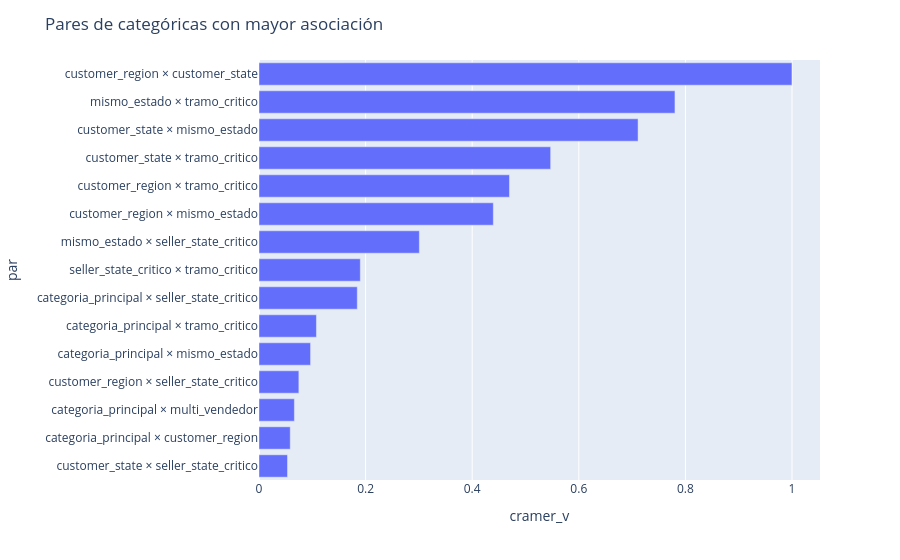

Notebook cell for this chart:
### Markdown cell above
# Analisis  Cramer

* toda la correlacion es geográfica
* customer_region y customer_state: V = 1. La región se deduce del estado. Quitams **customer_region**. tener las dos genera colinealidad perfecta.
*

### Code cell
pares = (mc.filter("var1 < var2")
           .withColumn("par", F.concat_ws(" × ", "var1", "var2"))
           .orderBy(F.desc("cramer_v")).limit(15))
fig = pares.plot.barh(x="cramer_v", y="par")
fig.update_layout(title="Pares de categóricas con mayor asociación", yaxis_autorange="reversed")
fig.write_image(f"{DIR_FIG}/cramer_top_pares.png", scale=2)
fig.show()

### Figure 1 — Plotly figure (JSON) as saved in the notebook; plotly's stock layout.template omitted (floating-point values rounded to 4 significant figures)
{"data": [{"alignmentgroup": "True", "hovertemplate": "cramer_v=%{x}<br>par=%{y}<extra></extra>", "legendgroup": "", "marker": {"color": "#636efa", "pattern": {"shape": ""}}, "name": "", "offsetgroup": "", "orientation": "h", "showlegend": false, "textposition": "auto", "type": "bar", "x": [0.9999, 0.7804, 0.7112, 0.5472, 0.4699, 0.4396, 0.3008, 0.1901, 0.1844, 0.1078, 0.09675, 0.07477, 0.0664, 0.05861, 0.05351], "xaxis": "x", "y": ["customer_region × customer_state", "mismo_estado × tramo_critico", "customer_state × mismo_estado", "customer_state × tramo_critico", "customer_region × tramo_critico", "customer_region × mismo_estado", "mismo_estado × seller_state_critico", "seller_state_critico × tramo_critico", "categoria_principal × seller_state_critico", "categoria_principal × tramo_critico", "categoria_principal × mismo_estado", "customer_region × seller_state_critico", "categoria_principal × multi_vendedor", "categoria_principal × customer_region", "customer_state × seller_state_critico"], "yaxis": "y"}], "layout": {"autosize": true, "barmode": "relative", "legend": {"tracegroupgap": 0}, "margin": {"t": 60}, "title": {"text": "Pares de categóricas con mayor asociación"}, "xaxis": {"anchor": "y", "autorange": true, "domain": [0, 1], "range": [0, 1.053], "title": {"text": "cramer_v"}, "type": "linear"}, "yaxis": {"anchor": "x", "autorange": true, "domain": [0, 1], "range": [14.5, -0.5], "title": {"text": "par"}, "type": "category"}}}
